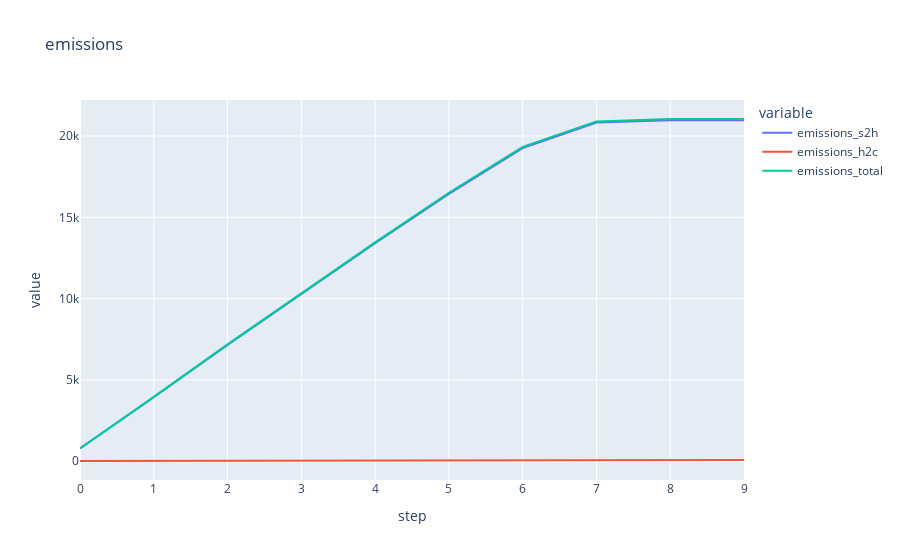

Notebook code for this chart:
### Code cell
# input parameters below
parameters_dict = {
    'hub_network': 'centralized', # none, centralized, decentralized
    'network_type': 'road', # road, roadWater, rail
    'truck_type': 'diesel', # diesel, semi, electric 
    'biobased_type': 'semi', # none, semi, full
    'modularity_type': 'full' # none, full 
}

# create and run model 
model = Model(parameters_dict)
for i in range(10): 
    # print(i)
    model.step()

# visualize results 
model.visualize()

### Figure 1 — Plotly figure (JSON) as saved in the notebook; plotly's stock layout.template omitted (floating-point values rounded to 4 significant figures)
{"data": [{"hovertemplate": "variable=emissions_s2h<br>step=%{x}<br>value=%{y}<extra></extra>", "legendgroup": "emissions_s2h", "line": {"color": "#636efa", "dash": "solid"}, "marker": {"symbol": "circle"}, "mode": "lines", "name": "emissions_s2h", "orientation": "v", "showlegend": true, "type": "scatter", "x": [0, 1, 2, 3, 4, 5, 6, 7, 8, 9], "xaxis": "x", "y": [777.1, 3930.0, 7154.0, 10290.0, 13410.0, 16450.0, 19260.0, 20830.0, 20980.0, 20980.0], "yaxis": "y"}, {"hovertemplate": "variable=emissions_h2c<br>step=%{x}<br>value=%{y}<extra></extra>", "legendgroup": "emissions_h2c", "line": {"color": "#EF553B", "dash": "solid"}, "marker": {"symbol": "circle"}, "mode": "lines", "name": "emissions_h2c", "orientation": "v", "showlegend": true, "type": "scatter", "x": [0, 1, 2, 3, 4, 5, 6, 7, 8, 9], "xaxis": "x", "y": [11.0, 22.33, 33.52, 44.68, 55.25, 66.06, 73.11, 73.82, 73.82, 73.82], "yaxis": "y"}, {"hovertemplate": "variable=emissions_total<br>step=%{x}<br>value=%{y}<extra></extra>", "legendgroup": "emissions_total", "line": {"color": "#00cc96", "dash": "solid"}, "marker": {"symbol": "circle"}, "mode": "lines", "name": "emissions_total", "orientation": "v", "showlegend": true, "type": "scatter", "x": [0, 1, 2, 3, 4, 5, 6, 7, 8, 9], "xaxis": "x", "y": [788.1, 3953.0, 7187.0, 10340.0, 13460.0, 16510.0, 19330.0, 20900.0, 21050.0, 21050.0], "yaxis": "y"}], "layout": {"autosize": true, "legend": {"title": {"text": "variable"}, "tracegroupgap": 0}, "title": {"text": "emissions"}, "xaxis": {"anchor": "y", "autorange": true, "domain": [0, 1], "range": [0, 9], "title": {"text": "step"}, "type": "linear"}, "yaxis": {"anchor": "x", "autorange": true, "domain": [0, 1], "range": [-1158.0, 22220.0], "title": {"text": "value"}, "type": "linear"}}}
